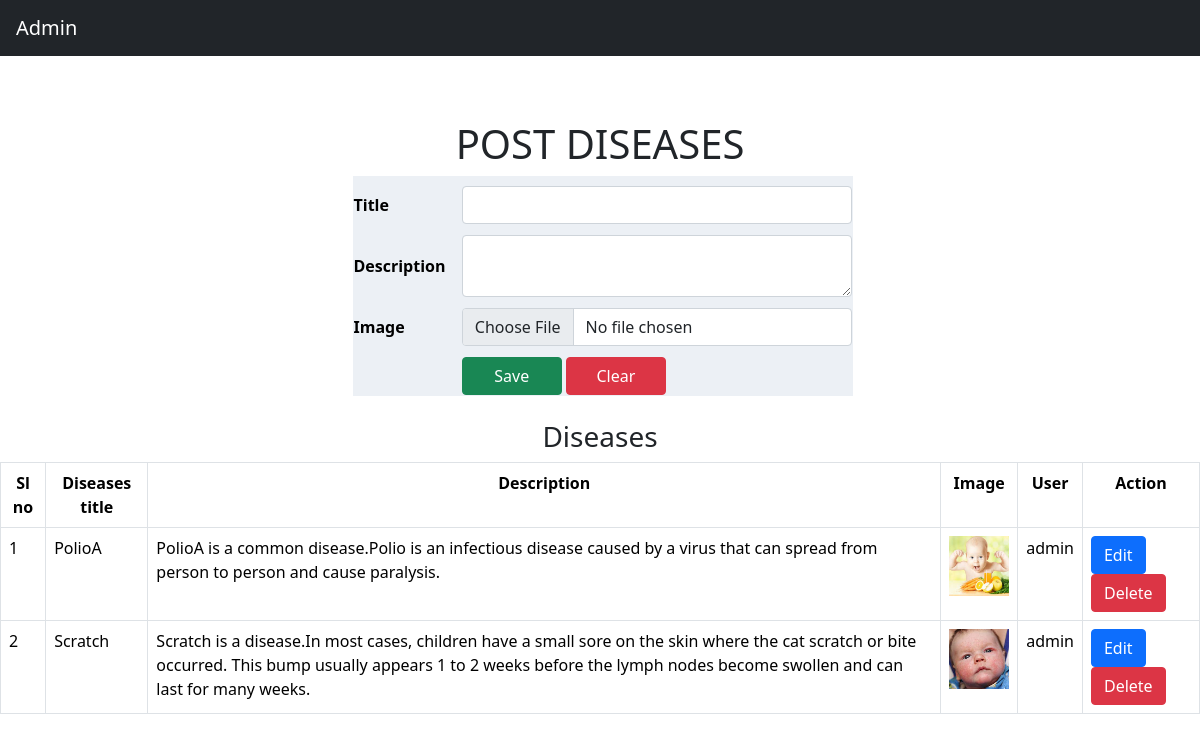
Page /admin/postdiseases.php (signed in) on the committed database.
### tables this page shows
CREATE TABLE `tbl_disease` (
  `disease_id` int(200) NOT NULL,
  `title` varchar(200) NOT NULL,
  `des` varchar(500) NOT NULL,
  `image` varchar(500) NOT NULL,
  `disease_status` int(10) NOT NULL,
  `Userid` varchar(500) NOT NULL
);

### admin/postdiseases.php (the view, shortened to what this page needs)
<?php
include 'adminheader.php';
?>
<center><br><br><br><br><br>
  <div class="content-wrapper">
    <section class="content-header">
      <h1>
      POST DISEASES
      </h1>
    </section>
    <section class="content">
      <div class="row">
          <form action="" method="post" enctype="multipart/form-data">
<table border="0" style="background-color: #ecf0f5;font-weight: bold;margin-left: 5px;width:500px">
<tbody>
<tr>
<td>Title</td>
<td><input type="text" name="title" value="" class="form-control" required=""/></td>
</tr>
<tr>
<td>Description</td>
<td><textarea name="des" value="" class="form-control" required=""></textarea></td>
</tr>
<tr>
<td>Image</td>
<td><input type="file" name="image" class="form-control" id="img" accept="image/jpg, image/JPG,image/JPEG, image/jpeg, image/png, image/PNG" required onchange="return Validp();"/></td>
</tr>
<tr>
<td></td>
<td><input type="submit" value="Save" name="save" class="btn btn-success" style="width:100px" />
<input type="reset" value="Clear" class="btn btn-danger"  style="width:100px"  />
</td>
</tr>
</tbody>
        </center>
</table><br>
          </form><br/><br/>
     <?php
include("connect.php");
$query = " select * from tbl_disease ";
$result = mysqli_query($con, $query);
?>
<br><br><br><br>
<div class="">
    <h3>
        <center>Diseases</center>
    </h3>
    <table align="center" width="50%" border="0" class="table table-bordered">
        <tr>
            <th width> Sl no</th>
            <th width> Diseases title </th>
            <th width> Description</th>
             <th width> Image</th>
            <th width> User</th>
            <th  colspan="3"> Action</th>
        </tr>
        <?php
        $count = 0;
        while ($row = mysqli_fetch_assoc($result)) {
            $count++;
        ?>
            <tr>
                <td><?php echo $count ?></td>
                <td><?php echo $row['title'] ?></td>
                <td><?php echo $row['des'] ?></td>
               <td><img src="../uploads/<?php echo $row['image'] ?>" width="60" height="60" /></td>
               <td><?php echo $row['Userid'] ?></td>
                <td colspan="3">
                   <a href="postdiseasesedit.php?disease_id=<?php echo $row['disease_id']; ?>" class='btn btn-primary'>Edit</a>
                   <a href= "diseasedelete.php?disease_id=<?php echo $row['disease_id']; ?>" class='btn btn-danger'>Delete</a></td>
              </tr>
        <?php
        }
        ?>
    </table>
</div>
</body>
</html>

### admin/postdiseases.php (style rules this page uses)
th { background-color: #a61f00; color: black; text-align: center }
td { color: black; padding-top: 10px }

### rows in the picture
tbl_disease: title "PolioA", des "PolioA is a common disease.Polio is an infectious disease caused by a virus that can spread from person to person and cause paralysis.", image (picture), Userid "admin"
tbl_disease: title "Scratch", des "Scratch is a disease.In most cases, children have a small sore on the skin where the cat scratch or bite occurred. This bump usually appears 1 to 2 weeks before the lymph nodes become swollen and can last for many weeks.", image (picture), Userid "admin"
